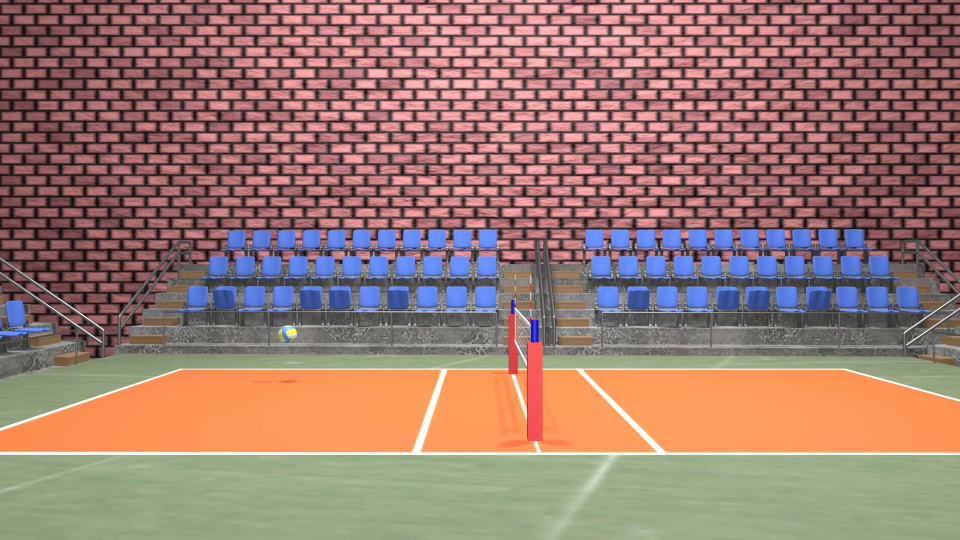
#> input picture output/hard_frames/weak/left/left3_0001.jpg, 1920 x 1080 px (shown at 1/2 size)
$ python -i court_detection.py   (imports and definitions only)
#> lines starting #> are read from the running program, lines starting #| are printed output that depends on the picture; after the words box and inside, x2 and y2 are one past the last pixel; in counts of white or black regions, pixels touching at a corner belong together
#> (key Esc is pressed here)
#> further down, picture is the input picture: shape (1080, 1920, 3); mean B, G, R 111.8, 121, 153.5
import os
import cv2
import numpy as np
from sklearn.cluster import KMeans

# --- Helper Functions ---
def select_roi(image):
    r = cv2.selectROI("Select Court ROI", image, showCrosshair=True)
    cv2.destroyWindow("Select Court ROI")
    x, y, w, h = r
    if w == 0 or h == 0:
        return image, (0, 0)
    roi = image[y:y+h, x:x+w]
    return roi, (x, y)


def detect_lines(img,
                 canny_thresh1=50, canny_thresh2=150,
                 hough_thresh=100, min_line_len=80, max_line_gap=30):
#> called with canny_thresh1 = 50, canny_thresh2 = 150, hough_thresh = 100, min_line_len = 80, max_line_gap = 30
    gray = cv2.cvtColor(img, cv2.COLOR_BGR2GRAY)
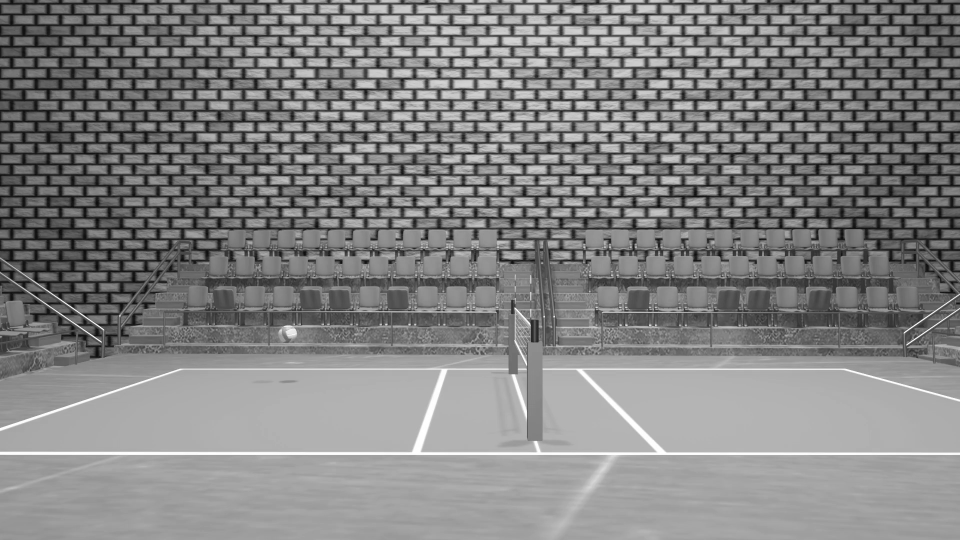
#> gray: shape (1080, 1920) (shown at 1/2 size); min 4, max 255, mean 129.7
    blur = cv2.GaussianBlur(gray, (5, 5), 0)
    edges = cv2.Canny(blur, canny_thresh1, canny_thresh2, apertureSize=3)
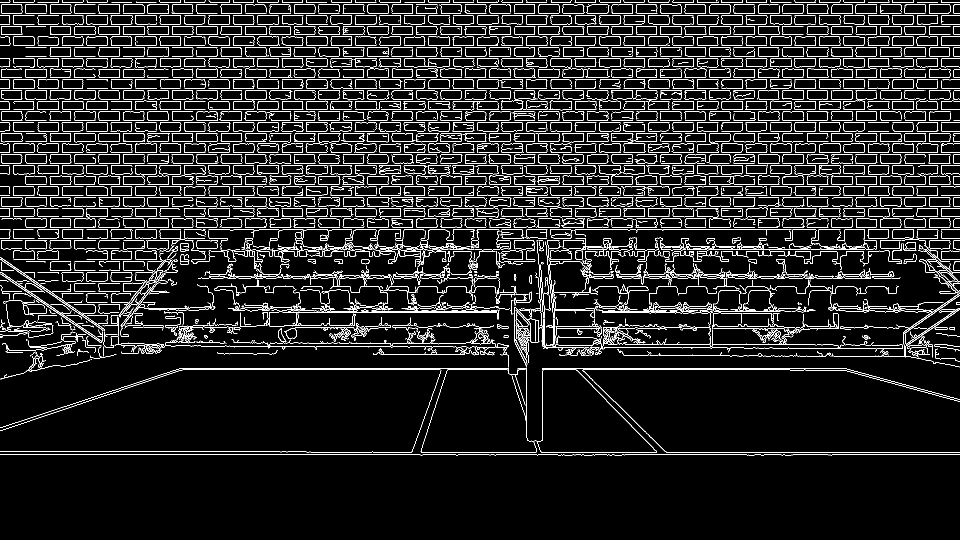
#> edges: shape (1080, 1920) (shown at 1/2 size); 8.1% white in thin lines or dots, all inside (x1, y1, x2, y2) = (0, 0, 1920, 911)

    lines = cv2.HoughLinesP(
        edges, rho=1, theta=np.pi/180,
        threshold=hough_thresh,
        minLineLength=min_line_len,
        maxLineGap=max_line_gap
    )
#> lines = 592 rows, first 6: [0, 909, 1919, 909], [3, 26, 1919, 26], [101, 69, 1919, 69], [3, 266, 1919, 266], [0, 433, 1919, 433], [51, 95, 1919, 95]
    if lines is None:
        return [], []

    angles = []
    for x1, y1, x2, y2 in lines[:, 0]:
        angle = np.arctan2(y2 - y1, x2 - x1)
        if angle < 0:
            angle += np.pi
        angles.append(angle)
#> this loop made 592 passes
#> angle on passes 115, 149, 151, 165, 170, 172, 177, 179, 180, 194, 196, 197: 3.12, 3.11, 3.12, 3.12, 3.11, 3.09, 3.12, 3.09, 3.11, 3.11, 3.09, 3.07
#> (x1, y1, x2, y2, angle) on passes 1 to 6: (0, 909, 1919, 909, 0), (3, 26, 1919, 26, 0), (101, 69, 1919, 69, 0), (3, 266, 1919, 266, 0), (0, 433, 1919, 433, 0), (51, 95, 1919, 95, 0)
#> after the loop, angles = 592 values, max 3.13 at index 275, min 0 at index 0, mean 0.904

    data = np.vstack([np.cos(2*np.array(angles)), np.sin(2*np.array(angles))]).T
#> data = 592 pairs, first value -1 to 1, second value -0.635 to 1
    kmeans = KMeans(n_clusters=2, random_state=0, n_init='auto').fit(data)
    labels = kmeans.labels_
#> labels = 592 values, max 1 at index 247, min 0 at index 0, mean 0.14

    dirA = [lines[i, 0] for i in range(len(lines)) if labels[i] == 0]
#> dirA = 509 items, first 6: [0, 909, 1919, 909], [3, 26, 1919, 26], [101, 69, 1919, 69], [3, 266, 1919, 266], [0, 433, 1919, 433], [51, 95, 1919, 95]
    dirB = [lines[i, 0] for i in range(len(lines)) if labels[i] == 1]
#> dirB = 83 items, first 6: [1053, 875, 1053, 638], [1858, 544, 1858, 10], [1907, 197, 1907, 10], [1614, 452, 1614, 10], [1875, 343, 1875, 33], [361, 526, 361, 437]
    return dirA, dirB


def line_intersection(l1, l2):
    x1, y1, x2, y2 = l1
    x3, y3, x4, y4 = l2
    denom = (x1-x2)*(y3-y4) - (y1-y2)*(x3-x4)
    if abs(denom) < 1e-5:
        return None
    px = ((x1*y2-y1*x2)*(x3-x4) - (x1-x2)*(x3*y4-y3*x4)) / denom
    py = ((x1*y2-y1*x2)*(y3-y4) - (y1-y2)*(x3*y4-y3*x4)) / denom
    return (px, py)


def manual_click_corners(vis):
    pts = []
    labels = ["TL", "TR", "BL", "BR"]
    cv2.imshow("Adjust Corners", vis)
    def on_click(event, x, y, flags, param):
        if event == cv2.EVENT_LBUTTONDOWN and len(pts) < 4:
            pts.append((x, y))
            cv2.circle(vis, (x, y), 8, (255, 0, 255), -1)
            cv2.putText(vis, labels[len(pts)-1], (x+5, y-5), cv2.FONT_HERSHEY_SIMPLEX, 0.5, (255,0,255), 1)
            cv2.imshow("Adjust Corners", vis)
    cv2.setMouseCallback("Adjust Corners", on_click)
    print("Click points in order: TL, TR, BL, BR.")
    while len(pts) < 4:
        cv2.waitKey(1)
    cv2.destroyWindow("Adjust Corners")
    return np.array(pts, dtype=np.float32)

# === Main ===
root = os.path.dirname(os.path.abspath(__file__))
img_path = os.path.join(root, "..", "output_frames", "left", "left3_0001.jpg")
# [1 line not run here, left out]

# 0. Crop to court region
# [1 line that did not run here, left out]
# [1 line that did not run here, left out]
# [1 line that did not run here, left out]

# 1. Detect and draw lines
# [1 line that did not run here, left out]
# [4 lines not run here, left out]

# 2. Compute intersections
intersections = []
# [5 lines not run here, left out]
points = np.array([pt for pt in intersections if 0 <= pt[0] < court_img.shape[1] and 0 <= pt[1] < court_img.shape[0]])
# [1 line not run here, left out]

# 3. Two-stage clustering: X then Y
pts_uniq = np.unique(np.round(points).astype(int), axis=0)
# [1 line that did not run here, left out]
# [1 line that did not run here, left out]
# [1 line that did not run here, left out]
# [1 line that did not run here, left out]
# [1 line that did not run here, left out]
# [1 line that did not run here, left out]
# [2 lines not run here, left out]
# [1 line that did not run here, left out]
# [1 line that did not run here, left out]
# Build corners
# [1 line that did not run here, left out]
# [1 line that did not run here, left out]

# Draw auto corners
# [7 lines not run here, left out]
key = cv2.waitKey(0)
# [1 line not run here, left out]
if key == ord('a'):
    img_pts = manual_click_corners(vis.copy())

# 5. Compute homography
# [1 line that did not run here, left out]
world_pts = np.array([[-3.17,-7.55],[-3.17,7.55],[3.17,-7.55],[3.17,7.55]], dtype=np.float32)
# [1 line that did not run here, left out]
# [2 lines not run here, left out]

# 6. Show final overlay
# [1 line that did not run here, left out]
# [5 lines not run here, left out]

# 7. Plot 3D ball world positions onto top-down court image
# Load your top-down reference court image
ref_path = os.path.join(root, "..", "images", "court-top.png")
# [25 lines not run here, left out]

>>> import cv2
>>> picture = cv2.imread('../output/hard_frames/weak/left/left3_0001.jpg')
>>> result = detect_lines(picture)
